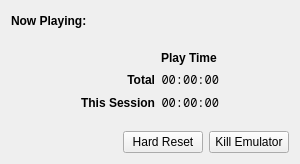
<?xml version="1.0" encoding="UTF-8"?>
<ui version="4.0">
 <class>NowPlayingWidget</class>
 <widget class="QWidget" name="NowPlayingWidget">
  <property name="enabled">
   <bool>true</bool>
  </property>
  <property name="geometry">
   <rect>
    <x>0</x>
    <y>0</y>
    <width>300</width>
    <height>164</height>
   </rect>
  </property>
  <property name="sizePolicy">
   <sizepolicy hsizetype="Expanding" vsizetype="Expanding">
    <horstretch>0</horstretch>
    <verstretch>0</verstretch>
   </sizepolicy>
  </property>
  <layout class="QVBoxLayout" name="verticalLayout">
   <item>
    <layout class="QHBoxLayout" name="horizontalLayout">
     <item>
      <widget class="QLabel" name="label">
       <property name="font">
        <font>
         <weight>75</weight>
         <bold>true</bold>
        </font>
       </property>
       <property name="text">
        <string>Now Playing: </string>
       </property>
      </widget>
     </item>
     <item>
      <widget class="QLabel" name="romNameLabel">
       <property name="text">
        <string notr="true">&lt;ROM Name&gt;</string>
       </property>
      </widget>
     </item>
     <item>
      <spacer name="horizontalSpacer">
       <property name="orientation">
        <enum>Qt::Horizontal</enum>
       </property>
       <property name="sizeHint" stdset="0">
        <size>
         <width>40</width>
         <height>20</height>
        </size>
       </property>
      </spacer>
     </item>
    </layout>
   </item>
   <item>
    <spacer name="verticalSpacer_2">
     <property name="orientation">
      <enum>Qt::Vertical</enum>
     </property>
     <property name="sizeHint" stdset="0">
      <size>
       <width>20</width>
       <height>2</height>
      </size>
     </property>
    </spacer>
   </item>
   <item>
    <widget class="QFrame" name="frame">
     <property name="sizePolicy">
      <sizepolicy hsizetype="Preferred" vsizetype="Minimum">
       <horstretch>0</horstretch>
       <verstretch>0</verstretch>
      </sizepolicy>
     </property>
     <layout class="QHBoxLayout" name="horizontalLayout_2">
      <item>
       <spacer name="horizontalSpacer_2">
        <property name="orientation">
         <enum>Qt::Horizontal</enum>
        </property>
        <property name="sizeHint" stdset="0">
         <size>
          <width>40</width>
          <height>20</height>
         </size>
        </property>
       </spacer>
      </item>
      <item>
       <layout class="QGridLayout" name="gridLayout">
        <item row="0" column="1">
         <widget class="QLabel" name="label_3">
          <property name="font">
           <font>
            <weight>75</weight>
            <bold>true</bold>
           </font>
          </property>
          <property name="text">
           <string>Play Time</string>
          </property>
         </widget>
        </item>
        <item row="1" column="0">
         <widget class="QLabel" name="label_4">
          <property name="font">
           <font>
            <weight>75</weight>
            <bold>true</bold>
           </font>
          </property>
          <property name="text">
           <string>Total</string>
          </property>
          <property name="alignment">
           <set>Qt::AlignRight|Qt::AlignTrailing|Qt::AlignVCenter</set>
          </property>
         </widget>
        </item>
        <item row="1" column="1">
         <widget class="QLabel" name="totalTimeLabel">
          <property name="font">
           <font>
            <family>Noto Sans Mono</family>
           </font>
          </property>
          <property name="text">
           <string notr="true">00:00:00</string>
          </property>
          <property name="alignment">
           <set>Qt::AlignRight|Qt::AlignTrailing|Qt::AlignVCenter</set>
          </property>
         </widget>
        </item>
        <item row="2" column="0">
         <widget class="QLabel" name="label_5">
          <property name="font">
           <font>
            <weight>75</weight>
            <bold>true</bold>
           </font>
          </property>
          <property name="text">
           <string>This Session</string>
          </property>
          <property name="alignment">
           <set>Qt::AlignRight|Qt::AlignTrailing|Qt::AlignVCenter</set>
          </property>
         </widget>
        </item>
        <item row="2" column="1">
         <widget class="QLabel" name="sessionTimeLabel">
          <property name="font">
           <font>
            <family>Noto Sans Mono</family>
           </font>
          </property>
          <property name="text">
           <string notr="true">00:00:00</string>
          </property>
          <property name="alignment">
           <set>Qt::AlignRight|Qt::AlignTrailing|Qt::AlignVCenter</set>
          </property>
         </widget>
        </item>
       </layout>
      </item>
      <item>
       <spacer name="horizontalSpacer_3">
        <property name="orientation">
         <enum>Qt::Horizontal</enum>
        </property>
        <property name="sizeHint" stdset="0">
         <size>
          <width>40</width>
          <height>20</height>
         </size>
        </property>
       </spacer>
      </item>
     </layout>
    </widget>
   </item>
   <item>
    <spacer name="verticalSpacer">
     <property name="orientation">
      <enum>Qt::Vertical</enum>
     </property>
     <property name="sizeHint" stdset="0">
      <size>
       <width>20</width>
       <height>3</height>
      </size>
     </property>
    </spacer>
   </item>
   <item>
    <layout class="QHBoxLayout" name="horizontalLayout_3">
     <item>
      <spacer name="horizontalSpacer_4">
       <property name="orientation">
        <enum>Qt::Horizontal</enum>
       </property>
       <property name="sizeHint" stdset="0">
        <size>
         <width>40</width>
         <height>20</height>
        </size>
       </property>
      </spacer>
     </item>
     <item>
      <widget class="QPushButton" name="reloadButton">
       <property name="text">
        <string>Hard Reset</string>
       </property>
       <property name="icon">
        <iconset theme="view-refresh">
         <normaloff>.</normaloff>.</iconset>
       </property>
      </widget>
     </item>
     <item>
      <widget class="QPushButton" name="killButton">
       <property name="text">
        <string>Kill Emulator</string>
       </property>
       <property name="icon">
        <iconset theme="process-stop">
         <normaloff>.</normaloff>.</iconset>
       </property>
      </widget>
     </item>
    </layout>
   </item>
  </layout>
 </widget>
 <resources/>
 <connections>
  <connection>
   <sender>killButton</sender>
   <signal>clicked()</signal>
   <receiver>NowPlayingWidget</receiver>
   <slot>killEmulator()</slot>
   <hints>
    <hint type="sourcelabel">
     <x>215</x>
     <y>157</y>
    </hint>
    <hint type="destinationlabel">
     <x>89</x>
     <y>153</y>
    </hint>
   </hints>
  </connection>
 </connections>
 <slots>
  <slot>killEmulator()</slot>
 </slots>
</ui>
